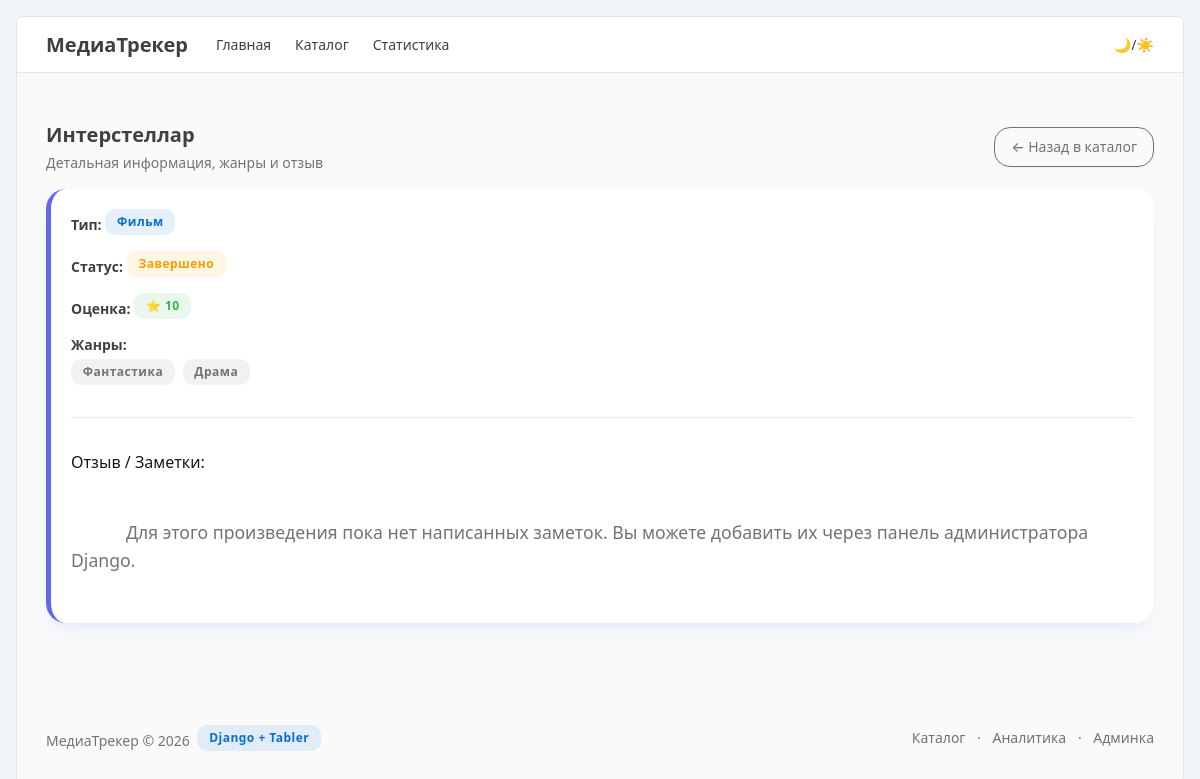
Screenshot of /entry/2/ with the database file from the repository.
### catalog/models.py (models this page shows, shortened)
class WatchEntry(models.Model):
    STATUS_CHOICES = [
        ('planned', 'Запланировано'),
        ('watching', 'Смотрю/Читаю'),
        ('completed', 'Завершено'),
    ]
    title = models.ForeignKey(Title, on_delete=models.CASCADE, verbose_name="Произведение")
    status = models.CharField(max_length=20, choices=STATUS_CHOICES, default='planned', verbose_name="Статус")
    rating = models.PositiveIntegerField(blank=True, null=True, verbose_name="Оценка")
    notes = models.TextField(blank=True, null=True, verbose_name="Заметки")

class Title(models.Model):
    KIND_CHOICES = [
        ('movie', 'Фильм'),
        ('series', 'Сериал'),
        ('book', 'Книга'),
        ('game', 'Игра'),
    ]
    title = models.CharField(max_length=200, verbose_name="Название")
    kind = models.CharField(max_length=20, choices=KIND_CHOICES, default='movie', verbose_name="Тип")
    genres = models.ManyToManyField(Genre, blank=True, verbose_name="Жанры")

class Genre(models.Model):
    name = models.CharField(max_length=100, verbose_name="Название жанра")

### catalog/views.py (the view)
# urls.py: path('entry/<int:pk>/', views.entry_detail_view, name='entry_detail'),
def entry_detail_view(request, pk):
    entry = get_object_or_404(WatchEntry, pk=pk)
    return render(request, 'partials/entry_detail.html', {'entry': entry})

### templates/partials/entry_detail.html
{% extends 'base.html' %}
{% block content %}
<div class="page-header d-print-none mb-3">
    <div class="row align-items-center">
        <div class="col">
            <h2 class="page-title">{{ entry.title.title }}</h2>
            <div class="text-muted mt-1">Детальная информация, жанры и отзыв</div>
        </div>
        <div class="col-auto ms-auto">
            <a href="{% url 'catalog' %}" class="btn btn-outline-secondary">← Назад в каталог</a>
        </div>
    </div>
</div>
<div class="card">
    <div class="card-body">
        <div class="mb-3">
            <strong>Тип:</strong> <span class="badge bg-blue-lt">{{ entry.title.get_kind_display }}</span>
        </div>
        <div class="mb-3">
            <strong>Статус:</strong> <span class="badge bg-yellow-lt">{{ entry.get_status_display }}</span>
        </div>
        <div class="mb-3">
            <strong>Оценка:</strong> <span class="badge bg-green-lt fw-bold">⭐ {{ entry.rating|default:"Не оценивалось" }}</span>
        </div>
        <div class="mb-3">
            <strong>Жанры:</strong>
            <div class="mt-1">
                {% for genre in entry.title.genres.all %}
                <span class="badge bg-secondary-lt me-1">{{ genre.name }}</span>
                {% empty %}
                <span class="text-muted">Жанры не указаны</span>
                {% endfor %}
            </div>
        </div>
        <hr>
        <h3 class="card-title">Отзыв / Заметки:</h3>
        <p class="text-secondary" style="white-space: pre-wrap; font-size: 1.1rem; line-height: 1.6;">
            {{ entry.notes|default:"Для этого произведения пока нет написанных заметок. Вы можете добавить их через панель администратора Django." }}
        </p>
    </div>
</div>
{% endblock %}

### catalog/static/catalog/css/style.css (style rules this page uses)
:root { --tblr-border-radius: 16px !important; }
body { background-color: #f1f5f9 !important; }
.card { border: none !important; border-radius: 20px !important; box-shadow: 0 10px 25px -5px rgba(59, 130, 246, 0.08), 0 8px 10px -6px rgba(59, 130, 246, 0.08) !important; transition: transform 0.3s ease, box-shadow 0.3s ease !important; background: #ffffff !important; border-left: 5px solid #6366f1 !important; }
.badge { border-radius: 10px !important; padding: 0.5em 0.9em !important; font-weight: 700 !important; }

### rows the page displays
WatchEntry: title "Интерстеллар", title.kind "Фильм", status "Завершено", rating "10", notes "Для этого произведения пока нет написанных заметок. Вы можете добавить их через панель администратора Django."
Genre: name "Фантастика"
Genre: name "Драма"
